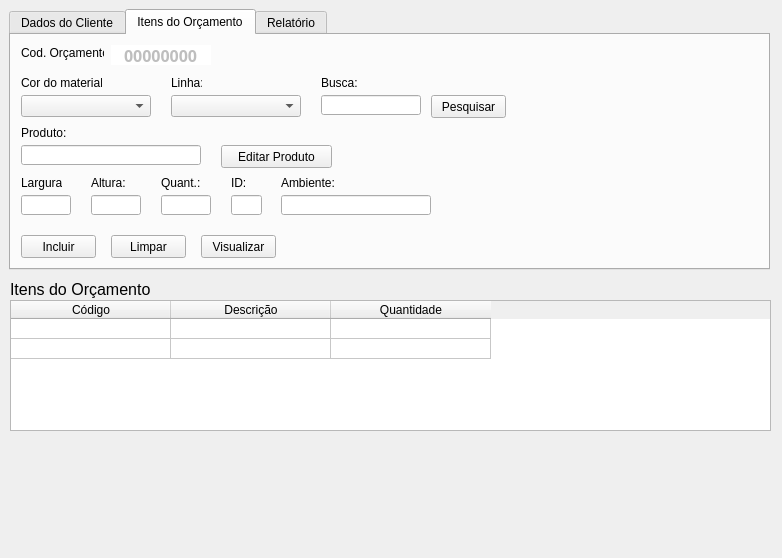
<?xml version="1.0" encoding="UTF-8"?>
<ui version="4.0">
 <class>tela_novo_orcamento</class>
 <widget class="QMainWindow" name="tela_novo_orcamento">
  <property name="geometry">
   <rect>
    <x>0</x>
    <y>0</y>
    <width>782</width>
    <height>558</height>
   </rect>
  </property>
  <property name="windowTitle">
   <string>Novo Orçamento</string>
  </property>
  <widget class="QWidget" name="novo_orcamento">
   <property name="enabled">
    <bool>true</bool>
   </property>
   <widget class="QTabWidget" name="tabWidget_novo_orcamento">
    <property name="enabled">
     <bool>true</bool>
    </property>
    <property name="geometry">
     <rect>
      <x>9</x>
      <y>9</y>
      <width>761</width>
      <height>261</height>
     </rect>
    </property>
    <property name="styleSheet">
     <string notr="true"/>
    </property>
    <property name="tabShape">
     <enum>QTabWidget::Rounded</enum>
    </property>
    <property name="currentIndex">
     <number>1</number>
    </property>
    <property name="tabsClosable">
     <bool>false</bool>
    </property>
    <property name="movable">
     <bool>false</bool>
    </property>
    <property name="tabBarAutoHide">
     <bool>false</bool>
    </property>
    <widget class="QWidget" name="tab_dados_cliente">
     <attribute name="title">
      <string>Dados do Cliente</string>
     </attribute>
     <widget class="QPushButton" name="pushButton_buscar_cliente">
      <property name="geometry">
       <rect>
        <x>220</x>
        <y>30</y>
        <width>41</width>
        <height>23</height>
       </rect>
      </property>
      <property name="toolTip">
       <string>Localizar Cliente</string>
      </property>
      <property name="autoFillBackground">
       <bool>false</bool>
      </property>
      <property name="text">
       <string>Buscar</string>
      </property>
     </widget>
     <widget class="QLineEdit" name="lineEdit_data">
      <property name="enabled">
       <bool>false</bool>
      </property>
      <property name="geometry">
       <rect>
        <x>573</x>
        <y>28</y>
        <width>60</width>
        <height>20</height>
       </rect>
      </property>
      <property name="minimumSize">
       <size>
        <width>10</width>
        <height>0</height>
       </size>
      </property>
      <property name="maximumSize">
       <size>
        <width>250</width>
        <height>16777215</height>
       </size>
      </property>
      <property name="cursor">
       <cursorShape>ArrowCursor</cursorShape>
      </property>
      <property name="toolTip">
       <string>Data</string>
      </property>
      <property name="styleSheet">
       <string notr="true">background-color: rgb(255, 255, 255);</string>
      </property>
      <property name="text">
       <string>21/05/2020</string>
      </property>
      <property name="maxLength">
       <number>10</number>
      </property>
      <property name="frame">
       <bool>false</bool>
      </property>
      <property name="alignment">
       <set>Qt::AlignCenter</set>
      </property>
      <property name="placeholderText">
       <string/>
      </property>
     </widget>
     <widget class="QLabel" name="label_data">
      <property name="geometry">
       <rect>
        <x>540</x>
        <y>30</y>
        <width>31</width>
        <height>16</height>
       </rect>
      </property>
      <property name="focusPolicy">
       <enum>Qt::NoFocus</enum>
      </property>
      <property name="text">
       <string>Data:</string>
      </property>
     </widget>
     <widget class="QLineEdit" name="lineEdit_endereco_cliente">
      <property name="geometry">
       <rect>
        <x>10</x>
        <y>82</y>
        <width>190</width>
        <height>20</height>
       </rect>
      </property>
      <property name="toolTip">
       <string>Endereço da Obra ou do Cliente</string>
      </property>
      <property name="text">
       <string/>
      </property>
     </widget>
     <widget class="QLineEdit" name="lineEdit_telefone_cliente">
      <property name="geometry">
       <rect>
        <x>280</x>
        <y>32</y>
        <width>90</width>
        <height>20</height>
       </rect>
      </property>
      <property name="toolTip">
       <string>Telefone para contato</string>
      </property>
      <property name="text">
       <string/>
      </property>
     </widget>
     <widget class="QLabel" name="label_endereco_cliente">
      <property name="geometry">
       <rect>
        <x>10</x>
        <y>62</y>
        <width>51</width>
        <height>16</height>
       </rect>
      </property>
      <property name="text">
       <string>Endereço:</string>
      </property>
     </widget>
     <widget class="QLabel" name="label_numero_cliente">
      <property name="geometry">
       <rect>
        <x>220</x>
        <y>62</y>
        <width>45</width>
        <height>16</height>
       </rect>
      </property>
      <property name="text">
       <string>Numero:</string>
      </property>
     </widget>
     <widget class="QLineEdit" name="lineEdit_cidade_cliente">
      <property name="geometry">
       <rect>
        <x>430</x>
        <y>82</y>
        <width>160</width>
        <height>20</height>
       </rect>
      </property>
      <property name="toolTip">
       <string>Cidade da Obra</string>
      </property>
      <property name="text">
       <string/>
      </property>
     </widget>
     <widget class="QLabel" name="label_nome_cliente">
      <property name="geometry">
       <rect>
        <x>10</x>
        <y>12</y>
        <width>90</width>
        <height>16</height>
       </rect>
      </property>
      <property name="text">
       <string>Nome do Cliente:</string>
      </property>
     </widget>
     <widget class="QLabel" name="label_bairro_cliente">
      <property name="geometry">
       <rect>
        <x>280</x>
        <y>62</y>
        <width>41</width>
        <height>16</height>
       </rect>
      </property>
      <property name="text">
       <string>Bairro:</string>
      </property>
     </widget>
     <widget class="QLabel" name="label_vendedor">
      <property name="geometry">
       <rect>
        <x>390</x>
        <y>12</y>
        <width>121</width>
        <height>16</height>
       </rect>
      </property>
      <property name="text">
       <string>Vendedor Responsável:</string>
      </property>
     </widget>
     <widget class="QPushButton" name="pushButton_editar_cliente">
      <property name="geometry">
       <rect>
        <x>100</x>
        <y>200</y>
        <width>75</width>
        <height>23</height>
       </rect>
      </property>
      <property name="toolTip">
       <string>Editar dados do Cliente</string>
      </property>
      <property name="text">
       <string>Editar</string>
      </property>
     </widget>
     <widget class="QLineEdit" name="lineEdit_bairro_cliente">
      <property name="geometry">
       <rect>
        <x>280</x>
        <y>82</y>
        <width>130</width>
        <height>20</height>
       </rect>
      </property>
      <property name="toolTip">
       <string>Bairro da Obra</string>
      </property>
      <property name="text">
       <string/>
      </property>
     </widget>
     <widget class="QComboBox" name="comboBox_vendedores">
      <property name="geometry">
       <rect>
        <x>390</x>
        <y>32</y>
        <width>130</width>
        <height>22</height>
       </rect>
      </property>
      <property name="toolTip">
       <string>Vendedor Responsável</string>
      </property>
      <property name="placeholderText">
       <string>Selecione o vendedor</string>
      </property>
      <item>
       <property name="text">
        <string>Selecione o vendedor</string>
       </property>
      </item>
      <item>
       <property name="text">
        <string>André</string>
       </property>
      </item>
      <item>
       <property name="text">
        <string>Joaquim</string>
       </property>
      </item>
      <item>
       <property name="text">
        <string>Jefferson</string>
       </property>
      </item>
      <item>
       <property name="text">
        <string>Thais</string>
       </property>
      </item>
      <item>
       <property name="text">
        <string>Merlim</string>
       </property>
      </item>
      <item>
       <property name="text">
        <string>Plinio</string>
       </property>
      </item>
      <item>
       <property name="text">
        <string>Natanael</string>
       </property>
      </item>
      <item>
       <property name="text">
        <string>Wagner</string>
       </property>
      </item>
     </widget>
     <widget class="QLineEdit" name="lineEdit_numero_cliente">
      <property name="geometry">
       <rect>
        <x>220</x>
        <y>82</y>
        <width>41</width>
        <height>20</height>
       </rect>
      </property>
      <property name="toolTip">
       <string>Numero da Obra</string>
      </property>
      <property name="text">
       <string/>
      </property>
     </widget>
     <widget class="QLineEdit" name="lineEdit_nome_cliente">
      <property name="geometry">
       <rect>
        <x>10</x>
        <y>32</y>
        <width>190</width>
        <height>20</height>
       </rect>
      </property>
      <property name="toolTip">
       <string>Nome do Cliente</string>
      </property>
      <property name="text">
       <string/>
      </property>
     </widget>
     <widget class="QLabel" name="label_cidade_cliente">
      <property name="geometry">
       <rect>
        <x>430</x>
        <y>62</y>
        <width>41</width>
        <height>16</height>
       </rect>
      </property>
      <property name="text">
       <string>Cidade:</string>
      </property>
     </widget>
     <widget class="QPushButton" name="pushButton_salvar_cliente">
      <property name="geometry">
       <rect>
        <x>10</x>
        <y>200</y>
        <width>75</width>
        <height>23</height>
       </rect>
      </property>
      <property name="toolTip">
       <string>Salvar dados do Cliente</string>
      </property>
      <property name="text">
       <string>Salvar</string>
      </property>
     </widget>
     <widget class="QLabel" name="label_telefone_cliente">
      <property name="geometry">
       <rect>
        <x>280</x>
        <y>12</y>
        <width>50</width>
        <height>16</height>
       </rect>
      </property>
      <property name="text">
       <string>Telefone:</string>
      </property>
     </widget>
     <widget class="QTextEdit" name="textEdit_observacoes">
      <property name="geometry">
       <rect>
        <x>10</x>
        <y>130</y>
        <width>581</width>
        <height>51</height>
       </rect>
      </property>
      <property name="toolTip">
       <string>Observações sobre o Orçamento</string>
      </property>
     </widget>
     <widget class="QLabel" name="label_observacoes">
      <property name="geometry">
       <rect>
        <x>10</x>
        <y>110</y>
        <width>71</width>
        <height>16</height>
       </rect>
      </property>
      <property name="text">
       <string>Observações:</string>
      </property>
     </widget>
     <widget class="QPushButton" name="pushButton_cancelar">
      <property name="geometry">
       <rect>
        <x>190</x>
        <y>200</y>
        <width>75</width>
        <height>23</height>
       </rect>
      </property>
      <property name="toolTip">
       <string>Cancelar Cadastro de Cliente</string>
      </property>
      <property name="autoFillBackground">
       <bool>false</bool>
      </property>
      <property name="text">
       <string>Cancelar</string>
      </property>
     </widget>
    </widget>
    <widget class="QWidget" name="tab_itens_orcamento">
     <attribute name="title">
      <string>Itens do Orçamento</string>
     </attribute>
     <widget class="QPushButton" name="pushButton_limpar_produto">
      <property name="geometry">
       <rect>
        <x>100</x>
        <y>200</y>
        <width>75</width>
        <height>23</height>
       </rect>
      </property>
      <property name="text">
       <string>Limpar</string>
      </property>
     </widget>
     <widget class="QLabel" name="label_quantidade">
      <property name="geometry">
       <rect>
        <x>150</x>
        <y>140</y>
        <width>45</width>
        <height>16</height>
       </rect>
      </property>
      <property name="text">
       <string>Quant.:</string>
      </property>
     </widget>
     <widget class="QLineEdit" name="lineEdit_id_planta">
      <property name="geometry">
       <rect>
        <x>220</x>
        <y>160</y>
        <width>31</width>
        <height>20</height>
       </rect>
      </property>
      <property name="text">
       <string/>
      </property>
     </widget>
     <widget class="QLineEdit" name="lineEdit_altura">
      <property name="geometry">
       <rect>
        <x>80</x>
        <y>160</y>
        <width>50</width>
        <height>20</height>
       </rect>
      </property>
      <property name="text">
       <string/>
      </property>
     </widget>
     <widget class="QComboBox" name="comboBox_cor_material">
      <property name="geometry">
       <rect>
        <x>10</x>
        <y>60</y>
        <width>130</width>
        <height>22</height>
       </rect>
      </property>
      <property name="maxCount">
       <number>2147483647</number>
      </property>
      <property name="placeholderText">
       <string>Selecione a cor</string>
      </property>
      <item>
       <property name="text">
        <string>Selecione a cor</string>
       </property>
      </item>
      <item>
       <property name="text">
        <string>Pintado Branco</string>
       </property>
      </item>
      <item>
       <property name="text">
        <string>Pintado Preto</string>
       </property>
      </item>
      <item>
       <property name="text">
        <string>Anodizado Bronze</string>
       </property>
      </item>
      <item>
       <property name="text">
        <string>Anodizado Fosco</string>
       </property>
      </item>
     </widget>
     <widget class="QLineEdit" name="lineEdit_busca_produto">
      <property name="geometry">
       <rect>
        <x>310</x>
        <y>60</y>
        <width>100</width>
        <height>20</height>
       </rect>
      </property>
      <property name="text">
       <string/>
      </property>
     </widget>
     <widget class="QLabel" name="label_id_planta">
      <property name="geometry">
       <rect>
        <x>220</x>
        <y>140</y>
        <width>21</width>
        <height>16</height>
       </rect>
      </property>
      <property name="text">
       <string>ID:</string>
      </property>
     </widget>
     <widget class="QLabel" name="label_cor_material">
      <property name="geometry">
       <rect>
        <x>10</x>
        <y>40</y>
        <width>81</width>
        <height>16</height>
       </rect>
      </property>
      <property name="text">
       <string>Cor do material:</string>
      </property>
     </widget>
     <widget class="QLabel" name="label_largura">
      <property name="geometry">
       <rect>
        <x>10</x>
        <y>140</y>
        <width>41</width>
        <height>16</height>
       </rect>
      </property>
      <property name="text">
       <string>Largura:</string>
      </property>
     </widget>
     <widget class="QLabel" name="label_produto">
      <property name="geometry">
       <rect>
        <x>10</x>
        <y>90</y>
        <width>51</width>
        <height>16</height>
       </rect>
      </property>
      <property name="text">
       <string>Produto:</string>
      </property>
     </widget>
     <widget class="QPushButton" name="pushButton_incluir_produto">
      <property name="geometry">
       <rect>
        <x>10</x>
        <y>200</y>
        <width>75</width>
        <height>23</height>
       </rect>
      </property>
      <property name="text">
       <string>Incluir</string>
      </property>
     </widget>
     <widget class="QPushButton" name="pushButton_editar_produto">
      <property name="geometry">
       <rect>
        <x>210</x>
        <y>110</y>
        <width>111</width>
        <height>23</height>
       </rect>
      </property>
      <property name="text">
       <string>Editar Produto</string>
      </property>
     </widget>
     <widget class="QLabel" name="label_altura">
      <property name="geometry">
       <rect>
        <x>80</x>
        <y>140</y>
        <width>45</width>
        <height>16</height>
       </rect>
      </property>
      <property name="text">
       <string>Altura:</string>
      </property>
     </widget>
     <widget class="QLineEdit" name="lineEdit_produto">
      <property name="geometry">
       <rect>
        <x>10</x>
        <y>110</y>
        <width>180</width>
        <height>20</height>
       </rect>
      </property>
      <property name="text">
       <string/>
      </property>
     </widget>
     <widget class="QLabel" name="label_linha">
      <property name="geometry">
       <rect>
        <x>160</x>
        <y>40</y>
        <width>31</width>
        <height>16</height>
       </rect>
      </property>
      <property name="text">
       <string>Linha:</string>
      </property>
     </widget>
     <widget class="QComboBox" name="comboBox_linha_produto">
      <property name="geometry">
       <rect>
        <x>160</x>
        <y>60</y>
        <width>130</width>
        <height>22</height>
       </rect>
      </property>
      <property name="placeholderText">
       <string>Selecione a Linha</string>
      </property>
      <item>
       <property name="text">
        <string>Selecione a Linha</string>
       </property>
      </item>
      <item>
       <property name="text">
        <string>Linha Suprema</string>
       </property>
      </item>
      <item>
       <property name="text">
        <string>Linha Gold</string>
       </property>
      </item>
      <item>
       <property name="text">
        <string>Linha 30</string>
       </property>
      </item>
      <item>
       <property name="text">
        <string>Linha 25</string>
       </property>
      </item>
     </widget>
     <widget class="QLineEdit" name="lineEdit_largura">
      <property name="geometry">
       <rect>
        <x>10</x>
        <y>160</y>
        <width>50</width>
        <height>20</height>
       </rect>
      </property>
      <property name="text">
       <string/>
      </property>
     </widget>
     <widget class="QLineEdit" name="lineEdit_quantidade">
      <property name="geometry">
       <rect>
        <x>150</x>
        <y>160</y>
        <width>50</width>
        <height>20</height>
       </rect>
      </property>
      <property name="text">
       <string/>
      </property>
     </widget>
     <widget class="QLabel" name="label_busca_produto">
      <property name="geometry">
       <rect>
        <x>310</x>
        <y>40</y>
        <width>41</width>
        <height>16</height>
       </rect>
      </property>
      <property name="text">
       <string>Busca:</string>
      </property>
     </widget>
     <widget class="QLabel" name="label_ambiente">
      <property name="geometry">
       <rect>
        <x>270</x>
        <y>140</y>
        <width>61</width>
        <height>16</height>
       </rect>
      </property>
      <property name="text">
       <string>Ambiente:</string>
      </property>
     </widget>
     <widget class="QLineEdit" name="lineEdit_ambiente">
      <property name="geometry">
       <rect>
        <x>270</x>
        <y>160</y>
        <width>150</width>
        <height>20</height>
       </rect>
      </property>
      <property name="text">
       <string/>
      </property>
     </widget>
     <widget class="QLineEdit" name="lineEdit_codigo_orcamento">
      <property name="enabled">
       <bool>false</bool>
      </property>
      <property name="geometry">
       <rect>
        <x>100</x>
        <y>10</y>
        <width>100</width>
        <height>20</height>
       </rect>
      </property>
      <property name="minimumSize">
       <size>
        <width>50</width>
        <height>0</height>
       </size>
      </property>
      <property name="maximumSize">
       <size>
        <width>100</width>
        <height>16777215</height>
       </size>
      </property>
      <property name="font">
       <font>
        <family>Arial Black</family>
        <pointsize>12</pointsize>
        <weight>75</weight>
        <bold>true</bold>
       </font>
      </property>
      <property name="cursor">
       <cursorShape>ArrowCursor</cursorShape>
      </property>
      <property name="toolTip">
       <string>Código do Orçamento</string>
      </property>
      <property name="autoFillBackground">
       <bool>false</bool>
      </property>
      <property name="styleSheet">
       <string notr="true">background-color: rgb(255, 255, 255);</string>
      </property>
      <property name="text">
       <string>00000000</string>
      </property>
      <property name="maxLength">
       <number>8</number>
      </property>
      <property name="frame">
       <bool>false</bool>
      </property>
      <property name="alignment">
       <set>Qt::AlignCenter</set>
      </property>
      <property name="placeholderText">
       <string/>
      </property>
     </widget>
     <widget class="QLabel" name="label_codigo_orcamento">
      <property name="geometry">
       <rect>
        <x>10</x>
        <y>10</y>
        <width>83</width>
        <height>16</height>
       </rect>
      </property>
      <property name="focusPolicy">
       <enum>Qt::NoFocus</enum>
      </property>
      <property name="text">
       <string>Cod. Orçamento:</string>
      </property>
     </widget>
     <widget class="QPushButton" name="pushButton_visualizar">
      <property name="geometry">
       <rect>
        <x>190</x>
        <y>200</y>
        <width>75</width>
        <height>23</height>
       </rect>
      </property>
      <property name="text">
       <string>Visualizar</string>
      </property>
     </widget>
     <widget class="QPushButton" name="pushButton_pesquisar">
      <property name="geometry">
       <rect>
        <x>420</x>
        <y>60</y>
        <width>75</width>
        <height>23</height>
       </rect>
      </property>
      <property name="text">
       <string>Pesquisar</string>
      </property>
     </widget>
    </widget>
    <widget class="QWidget" name="tab_relatorio">
     <attribute name="title">
      <string>Relatório</string>
     </attribute>
     <widget class="QLabel" name="label">
      <property name="geometry">
       <rect>
        <x>160</x>
        <y>80</y>
        <width>211</width>
        <height>51</height>
       </rect>
      </property>
      <property name="text">
       <string>&lt;html&gt;&lt;head/&gt;&lt;body&gt;&lt;p&gt;&lt;span style=&quot; font-size:14pt;&quot;&gt;opções de relatórios aqui&lt;/span&gt;&lt;/p&gt;&lt;/body&gt;&lt;/html&gt;</string>
      </property>
     </widget>
    </widget>
   </widget>
   <widget class="QLabel" name="label_itens_orcamento">
    <property name="geometry">
     <rect>
      <x>10</x>
      <y>280</y>
      <width>151</width>
      <height>18</height>
     </rect>
    </property>
    <property name="font">
     <font>
      <pointsize>12</pointsize>
     </font>
    </property>
    <property name="text">
     <string>Itens do Orçamento</string>
    </property>
   </widget>
   <widget class="QTableWidget" name="tableWidget">
    <property name="geometry">
     <rect>
      <x>10</x>
      <y>300</y>
      <width>761</width>
      <height>131</height>
     </rect>
    </property>
    <property name="layoutDirection">
     <enum>Qt::LeftToRight</enum>
    </property>
    <property name="lineWidth">
     <number>1</number>
    </property>
    <attribute name="horizontalHeaderVisible">
     <bool>true</bool>
    </attribute>
    <attribute name="horizontalHeaderCascadingSectionResizes">
     <bool>false</bool>
    </attribute>
    <attribute name="horizontalHeaderDefaultSectionSize">
     <number>160</number>
    </attribute>
    <attribute name="verticalHeaderVisible">
     <bool>false</bool>
    </attribute>
    <attribute name="verticalHeaderMinimumSectionSize">
     <number>20</number>
    </attribute>
    <attribute name="verticalHeaderDefaultSectionSize">
     <number>20</number>
    </attribute>
    <attribute name="verticalHeaderShowSortIndicator" stdset="0">
     <bool>false</bool>
    </attribute>
    <attribute name="verticalHeaderStretchLastSection">
     <bool>false</bool>
    </attribute>
    <row>
     <property name="text">
      <string>linha 1</string>
     </property>
    </row>
    <row>
     <property name="text">
      <string>linha 2</string>
     </property>
    </row>
    <column>
     <property name="text">
      <string>Código</string>
     </property>
    </column>
    <column>
     <property name="text">
      <string>Descrição</string>
     </property>
    </column>
    <column>
     <property name="text">
      <string>Quantidade</string>
     </property>
    </column>
   </widget>
  </widget>
 </widget>
 <tabstops>
  <tabstop>lineEdit_nome_cliente</tabstop>
  <tabstop>lineEdit_telefone_cliente</tabstop>
  <tabstop>comboBox_vendedores</tabstop>
  <tabstop>lineEdit_endereco_cliente</tabstop>
  <tabstop>lineEdit_numero_cliente</tabstop>
  <tabstop>lineEdit_bairro_cliente</tabstop>
  <tabstop>lineEdit_cidade_cliente</tabstop>
  <tabstop>textEdit_observacoes</tabstop>
  <tabstop>pushButton_salvar_cliente</tabstop>
  <tabstop>pushButton_editar_cliente</tabstop>
  <tabstop>pushButton_buscar_cliente</tabstop>
  <tabstop>lineEdit_altura</tabstop>
  <tabstop>lineEdit_busca_produto</tabstop>
  <tabstop>lineEdit_largura</tabstop>
  <tabstop>pushButton_editar_produto</tabstop>
  <tabstop>pushButton_incluir_produto</tabstop>
  <tabstop>lineEdit_produto</tabstop>
  <tabstop>pushButton_limpar_produto</tabstop>
  <tabstop>lineEdit_data</tabstop>
  <tabstop>lineEdit_quantidade</tabstop>
  <tabstop>lineEdit_id_planta</tabstop>
  <tabstop>lineEdit_ambiente</tabstop>
  <tabstop>comboBox_cor_material</tabstop>
  <tabstop>comboBox_linha_produto</tabstop>
 </tabstops>
 <resources/>
 <connections/>
</ui>
